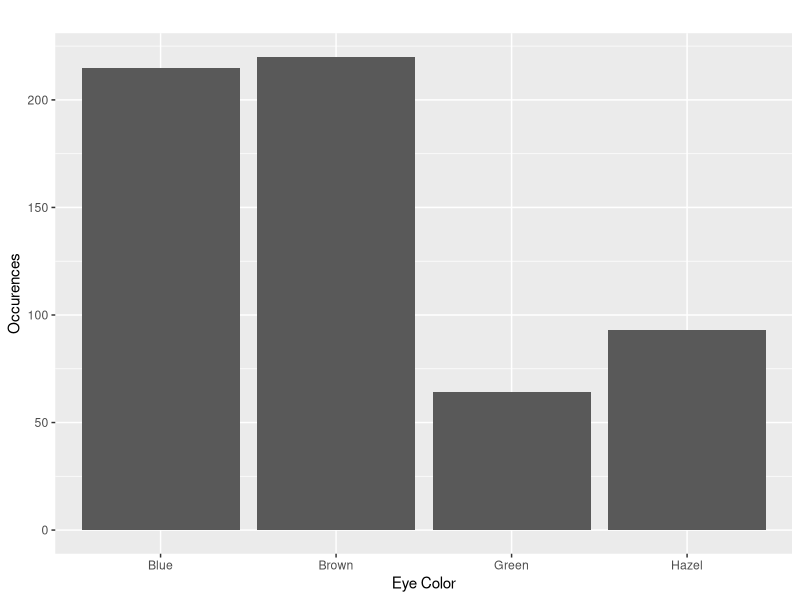

This chart was generated by the following R code:
#!/usr/bin/env Rscript

# imported libraries

library(ggplot2)
library(dplyr)

data <- read.csv("HairEyeColor.csv")

summary(apply(data, 2, as.factor))
nrow(data)
dim(data)[1]

## Plot bar graph no color with only eye color and occurences

eye_plot <- qplot(data$Eye, geom= "bar")
eye_plot_labeled <- eye_plot + labs(title= "", x = "Eye Color", y = "Occurences")
print(eye_plot_labeled) ## 

eye_counts <- count(data, Eye)
eye_pcts <- round((eye_counts$n/sum(eye_counts$n)*100), 1)
eye_plot_pcts <- eye_plot_labeled + annotate("text", x = seq(1,4), y = eye_counts$n+10, label = paste(eye_pcts, "%", sep = ""))
eye_gender_plot <- ggplot(data = data, mapping = aes(x = Eye))
eye_gender_barplot <- eye_gender_plot + geom_bar(aes(fill = Sex), position = "dodge") + labs(title = "Relation of Eye Color to Gender", x = "Eye Color", y = "Occurrences")

# this prints to a file called RPlot.pdf
#print(eye_gender_barplot)
